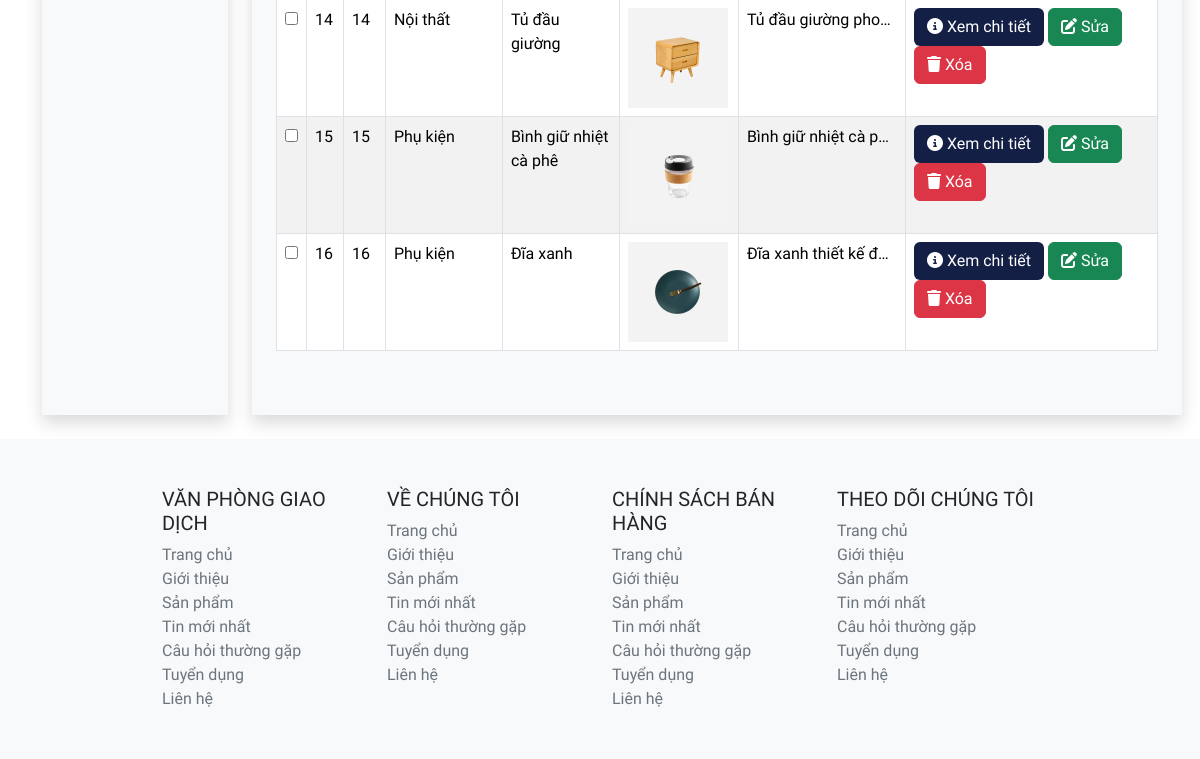
Page /admin/index.php?act=list-product (lower part) on the earlier database version.
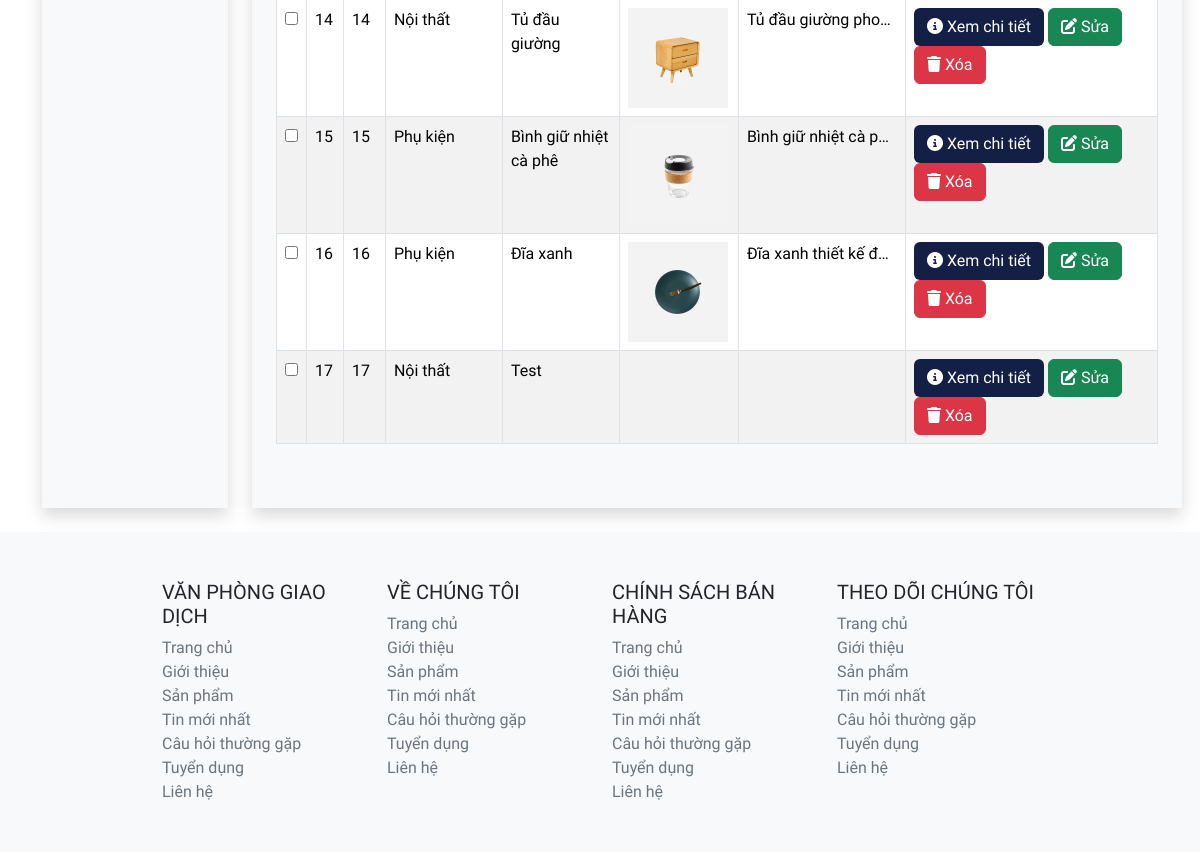
Same page on the later database version.
### tables this page shows
CREATE TABLE `product` (
  `pro_id` int NOT NULL,
  `pro_name` varchar(255) NOT NULL,
  `pro_image` varchar(255) DEFAULT NULL,
  `pro_description` varchar(255) NOT NULL,
  `cate_id` int NOT NULL
);

CREATE TABLE `category` (
  `cate_id` int NOT NULL,
  `cate_name` varchar(255) NOT NULL,
  `cate_status` tinyint NOT NULL DEFAULT '1' COMMENT '1: Tồn tại\r\n0: Không tồn tại'
);

### admin/controller/productController.php (called while the page is built, shortened)
<?php
class ProductController {
    public $productQuery;
    public function __construct() {
        $this -> productQuery = new ProductQuery();
    }
    public function list() {
        $dsProduct = $this->productQuery->all();
        include "view/product/list.php";
    }
}
?>

### admin/index.php (called while the page is built, shortened)
<?php
  include "../common/function.php";
include "controller/productController.php";
include "model/productQuery.php";
$act = $_GET['act'] ?? "";
match ($act) {
    '' => (new CategoryController()) -> list(),
    'list-product' => (new ProductController()) -> list(),
    'create-product' => (new ProductController()) -> create(),
    'read-one-product' => (new ProductController()) -> readOneProduct(),
    'delete-product' => (new ProductController()) -> deleteProduct(),
    'view-product-detail' => (new ProductController()) -> listProductDetail(),
    'create-product-detail' => (new ProductController()) -> createProductDetail(),
    'update-product-detail' => (new ProductController()) -> readOneProductDetail(),
    'delete-product-detail' => (new ProductController()) -> deleteProductDetail(),
    'list-category' => (new CategoryController()) -> list(),
    'create-category' => (new CategoryController()) -> create(),
    'update-category' => (new CategoryController()) -> update(),
    'delete-category' => (new CategoryController()) -> delete(),
    'restore-category' => (new CategoryController()) -> restore(),
  };
?>

### common/function.php (called while the page is built, shortened)
<?php
    function connectDB() {
        $host = DB_HOST;
        $port  = DB_PORT;
        $dbname = DB_NAME;
        try {
            $conn = new PDO ("mysql:host=$host;port=$port;dbname=$dbname",DB_USER,DB_PASS);
            return $conn;
        } catch (\Throwable $th) {
            echo "Lỗi";
        }
    }
    function convertToObjectProduct($row) {
        $product = new Product();
        $product -> pro_id = $row['pro_id'];
        $product -> pro_name = $row['pro_name'];
        $product -> pro_image = $row['pro_image'];
        $product -> pro_description = $row['pro_description'];
        $product -> cate_id = $row['cate_id'];
        $product -> cate_name = $row['cate_name'];
        $product -> cate_status = $row['cate_status'];
        return $product;
    }
?>

### admin/model/productQuery.php (called while the page is built, shortened)
<?php
class ProductQuery {
    public $pdo;
    public function __construct() {
        $this->pdo = connectDB();
    }
    public function __destruct() {
        $this -> pdo = null;
    }
    public function all() {
        try {
            $sql = "select * from product inner join category on product.cate_id = category.cate_id";
            $data = $this->pdo->query($sql)->fetchAll();
            $dsProduct = [];
            foreach ($data as $row) {
                $dsProduct[] = convertToObjectProduct($row);
            }
            return $dsProduct;
        } catch (Exception $e) {
            echo "Lỗi: ".$e ->getMessage();
            echo "<hr>";
        }
    }
}
?>

### admin/view/product/list.php (the view, shortened to what the changed rows need)
<!DOCTYPE html>
<html lang="en">
<head>
    <link href="https://cdn.jsdelivr.net/npm/bootstrap@5.3.3/dist/css/bootstrap.min.css" rel="stylesheet">
    <link rel="stylesheet" href="../giaodien/style.css">
</head>
<body>
    <main class="d-flex container">
        <div class="shadow bg-light pb-5 mt-4 ms-4 mb-4 col-md-10">
            <div class="pt-4 ms-4 me-4">
                <table class="table table-striped table-hover table-bordered">
                    <tbody>
                        <?php
                        $i = 1;
                        foreach ($dsProduct as $key => $pro) {
                        ?>
                            <tr>
                                <td>
                                    <input type="checkbox">
                                </td>
                                <td scope="row">
                                    <?= $i++?>
                                </td>
                                <td scope="row">
                                    <?= $pro->pro_id?>
                                </td>
                                <?php
                                    if ($pro->cate_status != 1 ) { ?>
                                        <td>
                                        <div style="white-space: wrap; overflow: hidden; text-overflow: ellipsis; width: 100px;">
                                            Danh mục không tồn tại
                                        </div>
                                    </td>
                                    <?php
                                    } else {
                                        ?>
                                             <td>
                                                <div style="white-space: wrap; overflow: hidden; text-overflow: ellipsis; width: 100px;">
                                                    <?= $pro->cate_name?>
                                                </div>
                                </td>
                                        <?php
                                    }
                                ?>
                                <td>
                                    <div style="white-space: wrap; overflow: hidden; text-overflow: ellipsis; width: 100px;">
                                    <?= $pro->pro_name?>
                                    </div>
                                </td>
                                <td>
                                    <img src="../img/product/<?= $pro->pro_image ?>" alt="" style="width:100px;">
                                </td>
                                <td>
                                    <div style="white-space: nowrap; overflow: hidden; text-overflow: ellipsis; width: 150px;">
                                    <?= $pro->pro_description?>
                                    </div>
                                </td>
                                <td>
                                    <button class="btn" style="background: #141F46;">
                                        <a href="index.php?act=view-product-detail&pro_id=<?= $pro->pro_id ?>" class="text-white">
                                            <i class="fa-solid fa-circle-info"></i> Xem chi tiết
                                        </a>
                                    </button>
                                    <button class="btn btn-success ">
                                        <a href="index.php?act=read-one-product&pro_id=<?= $pro->pro_id ?>" class="text-white">
                                            <i class="fa-solid fa-pen-to-square"></i> Sửa
                                        </a>
                                    </button>
                                    <button class="btn btn-danger">
                                        <a onclick="return confirm('Bạn sẽ mất hết thông tin chi tiết về sản phẩm này!!!! Xác nhận xóa sản phẩm #<?= $pro->pro_id?>?')" href="index.php?act=delete-product&pro_id=<?= $pro->pro_id ?>" class="text-white">
                                            <i class="fa-solid fa-trash"></i> Xóa
                                        </a>
                                    </button>
                                </td>
                            </tr>
                        <?php
                        }
                        ?>
                    </tbody>
                </table>
            </div>
        </div>
    </main>
</body>
</html>

Differences in the rows shown:
added product: pro_id "17", cate.cate_name "Nội thất", pro_name "Test"
